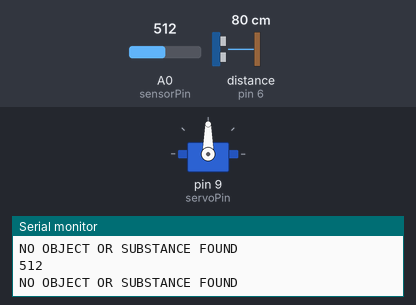
The sketch below on a simulated Arduino Uno, built with avr-gcc and run on an emulated ATmega328P. On the bench: servo, the last lines printed to the serial monitor. Wiring (inferred from the names in the program): ultrasonic range finder: trigger pin 7; echo pin 6. Inputs (shaded band) come from the test bench; at power-on: distance to the obstacle (sensor on pin 6) 80 cm, A0 (sensorPin) = 512. The echo pulse lasts 58.3 µs per cm.

Above: at 1.2 s.
1.3 s: distance to the obstacle (sensor on pin 6) set to 23 cm
4.0 s: distance to the obstacle (sensor on pin 6) set to 19 cm
At 5.9 s:
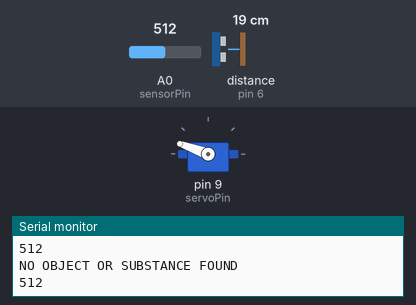
Timing chart, 0 to 12.6 s (numbered marks = the images above; inputs shaded):
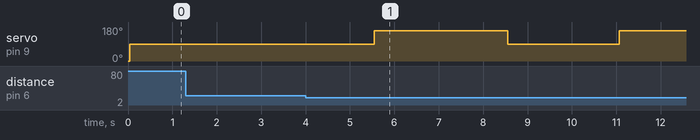

Measured:
- the behaviour switches between 21 and 20 cm on distance to the obstacle (sensor on pin 6) (found by bisection; images 0 and 1)
- after the input at 4.0 s, servo on pin 9 (servoPin): 90° → 160° after 1.6 s, → 90° 3.0 s later, → 160° 2.5 s later

The sketch:

Dry_and_wet_detection_final.ino
```cpp
#include <Servo.h>

Servo myservo;

int trigPin = 7;
int echoPin = 6;
int servoPin = 9;
int sensorPin = A0;
int sensorValue;
int limit = 10;
int pos = 0;    // variable to store the servo position
long dist , duration;

void setup() {
 Serial.begin(5000);
 myservo.attach(servoPin);
 pinMode(trigPin, OUTPUT);
 pinMode(echoPin, INPUT);
 myservo.write(0); // Rest position of the separation comp in the middle
 delay(15); // delay of 15ms
 myservo.detach();
}
void measure() {

digitalWrite(trigPin, LOW);
delayMicroseconds(5);
digitalWrite(trigPin, HIGH);
delayMicroseconds(15);
digitalWrite(trigPin, LOW);
pinMode(echoPin, INPUT);
duration = pulseIn(echoPin, HIGH);
dist = (duration/2) / 29.1;    //obtain distance
}

void loop() {

 sensorValue = analogRead(sensorPin);
 Serial.println(sensorValue);
 measure();
 myservo.attach(servoPin);
 myservo.write(90);
 delay(15);
 if(dist<20) {

    if (sensorValue<=limit)
    {
      myservo.write(90);
      delay(1500);  // waits 15ms for the servo to reach the position
      myservo.write(0);
      delay(3000);
      Serial.println("Dry Waste Present");
     }
     else
     {
      myservo.write(90);
      delay(1500);
      myservo.write(160);
      delay(3000);
      Serial.println("Wet Waste Present");
     }
 myservo.write(90);
 delay(1000);
}
else {
  Serial.println("NO OBJECT OR SUBSTANCE FOUND");
}
}
```
